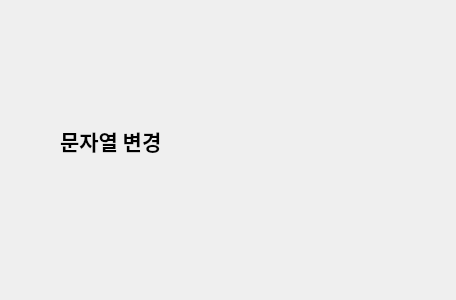
<?xml version="1.0" encoding="UTF-8"?>
<ui version="4.0">
 <class>Dialog</class>
 <widget class="QDialog" name="Dialog">
  <property name="geometry">
   <rect>
    <x>0</x>
    <y>0</y>
    <width>456</width>
    <height>300</height>
   </rect>
  </property>
  <property name="windowTitle">
   <string>Dialog</string>
  </property>
  <widget class="QLabel" name="label">
   <property name="geometry">
    <rect>
     <x>60</x>
     <y>60</y>
     <width>311</width>
     <height>161</height>
    </rect>
   </property>
   <property name="font">
    <font>
     <family>맑은 고딕</family>
     <pointsize>16</pointsize>
     <weight>75</weight>
     <bold>true</bold>
    </font>
   </property>
   <property name="text">
    <string>문자열 변경</string>
   </property>
  </widget>
 </widget>
 <resources/>
 <connections/>
</ui>
